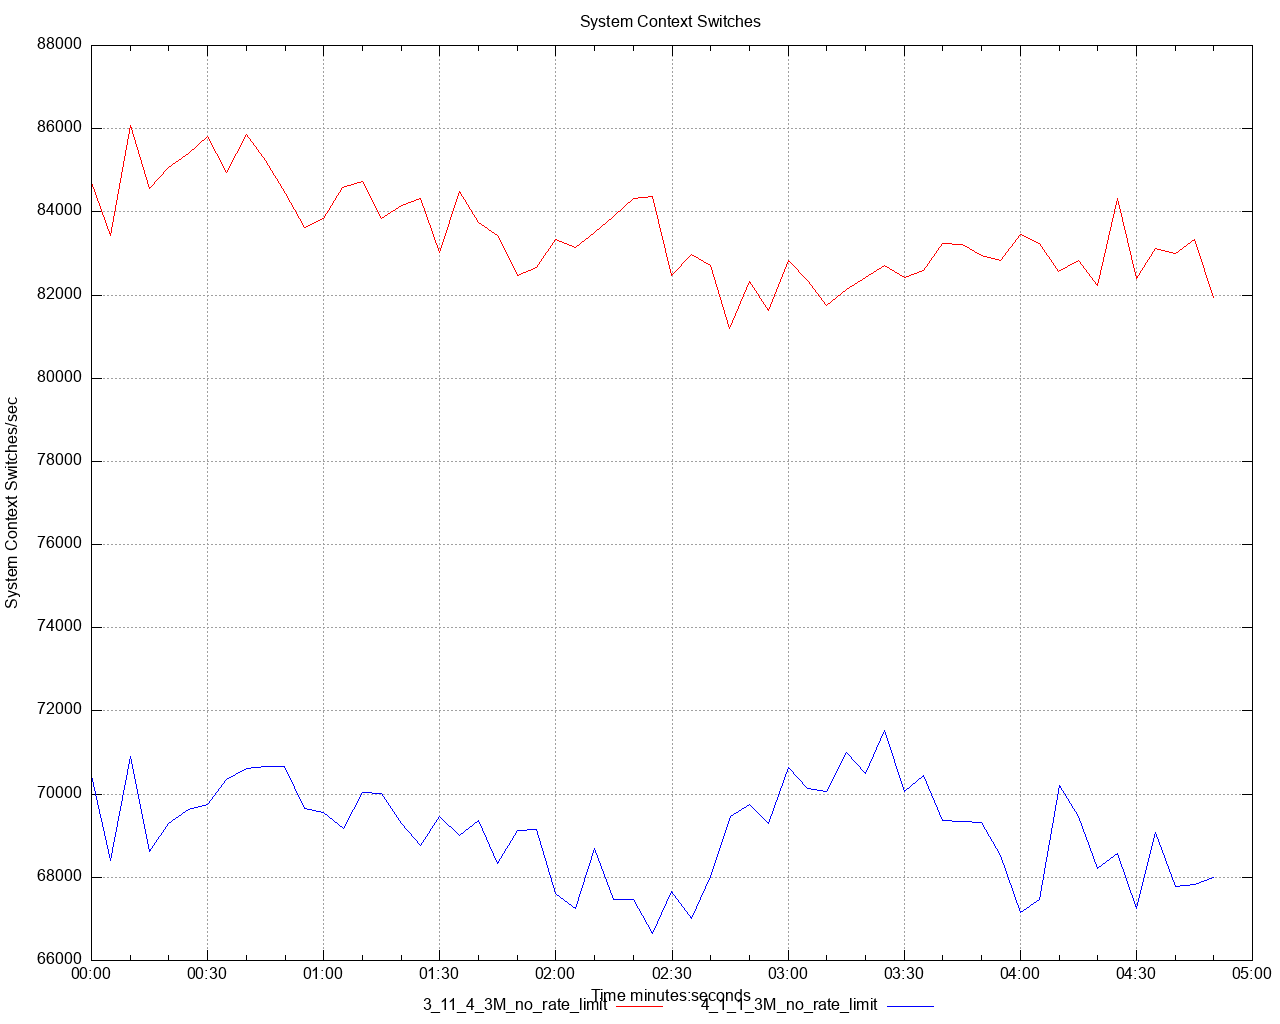

This figure's gnuplot source:
set title 'System Context Switches' noenhanced
set style data lines
set datafile separator ","
set terminal png size 1280,1024
set grid
set key below
set xdata time
set timefmt "%s"
offset = 0
t0(x)=(offset=($0==0) ? x : offset, x - offset)
set xlabel 'Time minutes:seconds'
set ylabel 'System Context Switches/sec'
set output '/Users/ahmet.mircik/simulator/tests/report_3M_no_rate_limit/dstat/system_context_switches_A2.png'
plot \
   '/Users/ahmet.mircik/simulator/tests/report_3M_no_rate_limit/data/system_context_switches_A2_1.data' using (t0(timecolumn(1))):2 title "3_11_4_3M_no_rate_limit" noenhanced lt rgb "red", \
   '/Users/ahmet.mircik/simulator/tests/report_3M_no_rate_limit/data/system_context_switches_A2_2.data' using (t0(timecolumn(1))):2 title "4_1_1_3M_no_rate_limit" noenhanced lt rgb "blue", \
